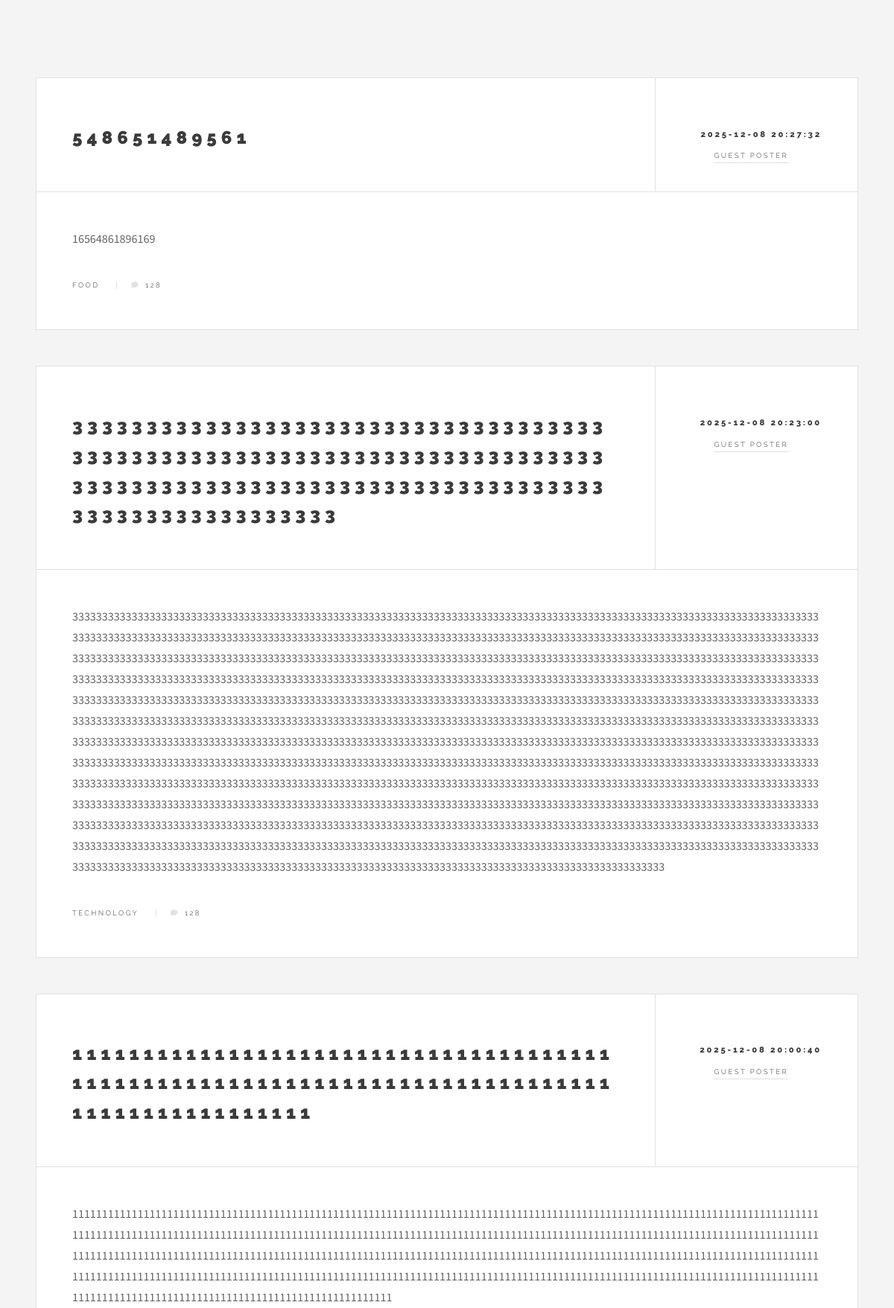
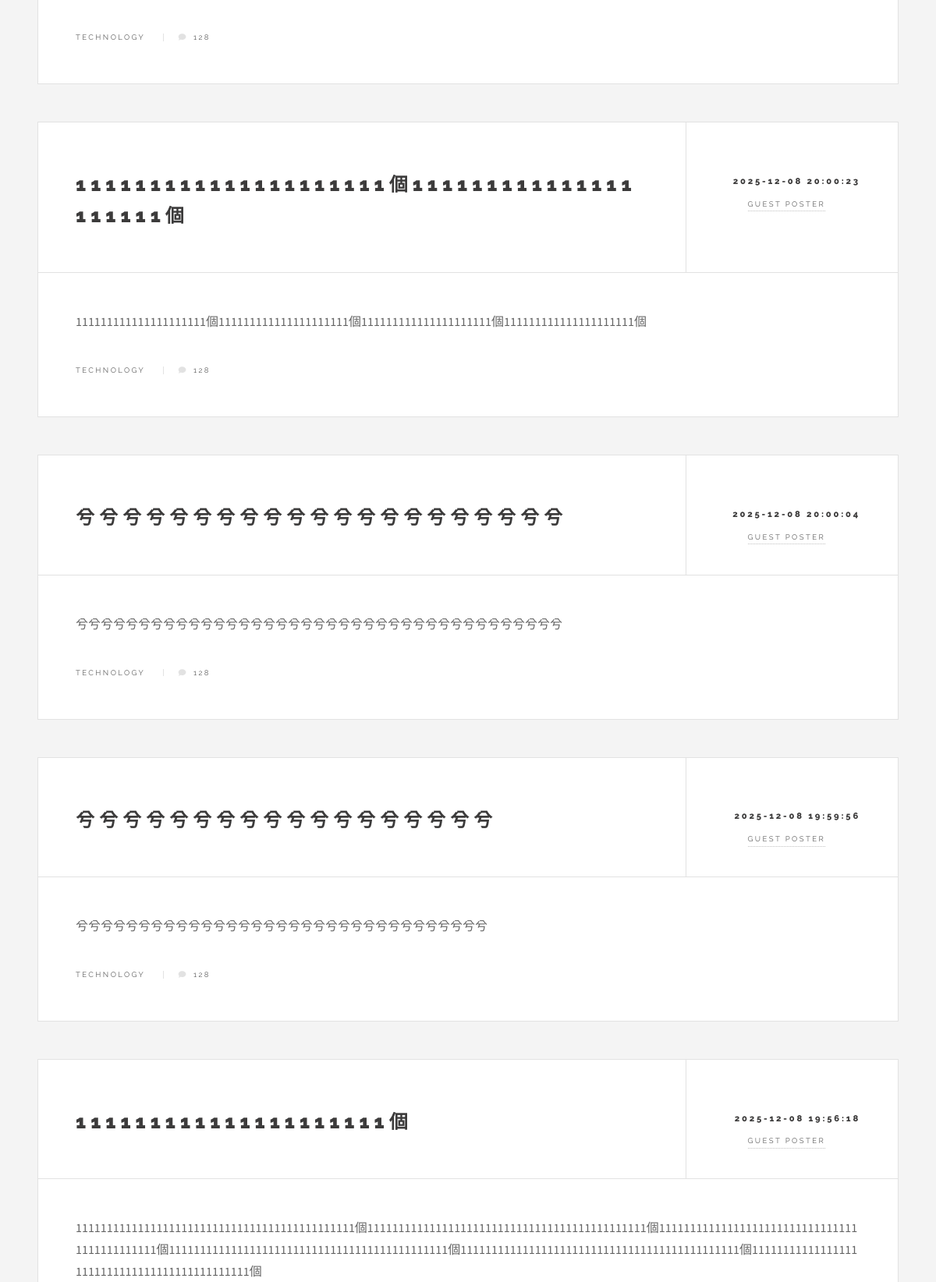
The page /author/Guest Poster (upper part) on the database its author committed (2 pictures, top to bottom).
### tables this page shows
CREATE TABLE data (title TEXT NOT NULL, content TEXT NOT NULL, author TEXT NOT NULL, time TEXT NOT NULL, category TEXT NOT NULL);

### main.py (the view)
@app.route('/author/<string:author_name>')
def author_posts(author_name):
    articles = get_articles_by_author(author_name)
    return render_template('single.html', author=author_name, articles=articles)

### main.py (called while the page is built)
def get_articles_by_author(author_name):
    conn = sqlite3.connect(DB_PATH)
    cursor = conn.cursor()
    query = 'SELECT title, content, author, time, category FROM data WHERE author = ? ORDER BY time DESC'
    cursor.execute(query, (author_name,))
    articles = cursor.fetchall()
    conn.close()
    return articles

### templates/single.html (shortened to what this page needs)
<!DOCTYPE HTML>
<html>
	<head>
		<link rel="stylesheet" href="{{ url_for('static', filename='assets/css/main.css') }}" />
	</head>
	<body class="single is-preload">
		<div id="wrapper">
        	{% if articles %}
   			{% for article in articles %}
        	<article class="post">
            	<header>
                	<div class="title">
                    	<h2 class="article-content">{{ article[0] }}</h2>
                	</div>
                	<div class="meta">
                    	<time class="published" datetime="{{ article[3] }}">{{ article[3] }}</time>
                    	<a href="{{ url_for('author_posts', author_name=article[2]) }}" class="author"><span class="name">{{ article[2] }}</span></a>
                	</div>
            	</header>
            		<p class="article-content">{{ article[1] | safe }}</p>
            	<footer>
                	<ul class="stats">
                    	<li>{{ article[4] }}</li>
                    	<li><a href="#" class="icon solid fa-comment">128</a></li>
                	</ul>
            	</footer>
        	</article>
    		{% endfor %}
			{% else %}
    		<p>此分類下目前沒有文章。</p>
			{% endif %}
    	</div>
	</body>
</html>

### rows shown on the page
data: title "548651489561", time "2025-12-08 20:27:32", author "GUEST POSTER", content "16564861896169", category "FOOD"
data: title "333333333333333333333333333333333333333333333333333333333333333333333333333333333333333333333333333333333333333333333333333333", time "2025-12-08 20:23:00", author "GUEST POSTER", content "3333333333333333333333333333333333333333333333333333333333333333333333333333333333333333333333333333333333333333333333333333333333333333333333333333333333333333333333333333333333333333333333333333333333333333333333333333333333333333333333333333333333333333333333333333333333333333333333333333333333333333333333333333333333333333333333333333333333333333333333333333333333333333333333333333333333333333333333333333333333333333333333333333333333333333333333333333333333333333333333333333333333333333333333333333333333333333333333333333333333333333333333333333333333333333333333333333333333333333333333333333333333333333333333333333333333333333333333333333333333333333333333333333333333333333333333333333…", category "TECHNOLOGY"
data: title "111111111111111111111111111111111111111111111111111111111111111111111111111111111111111111111", time "2025-12-08 20:00:40", author "GUEST POSTER", content "111111111111111111111111111111111111111111111111111111111111111111111111111111111111111111111111111111111111111111111111111111111111111111111111111111111111111111111111111111111111111111111111111111111111111111111111111111111111111111111111111111111111111111111111111111111111111111111111111111111111111111111111111111111111111111111111111111111111111111111111111111111111111111111111111111111111111111111111111111111111111111111111111111111111111111111111111111111111111111111111111111111111111111111111111111111111111111111111111111111111111111111111111111", category "TECHNOLOGY"
data: title "111111111111111111111個111111111111111111111個", time "2025-12-08 20:00:23", author "GUEST POSTER", content "111111111111111111111個111111111111111111111個111111111111111111111個111111111111111111111個", category "TECHNOLOGY"
data: title "兮兮兮兮兮兮兮兮兮兮兮兮兮兮兮兮兮兮兮兮兮", time "2025-12-08 20:00:04", author "GUEST POSTER", content "兮兮兮兮兮兮兮兮兮兮兮兮兮兮兮兮兮兮兮兮兮兮兮兮兮兮兮兮兮兮兮兮兮兮兮兮兮兮兮", category "TECHNOLOGY"
data: title "兮兮兮兮兮兮兮兮兮兮兮兮兮兮兮兮兮兮", time "2025-12-08 19:59:56", author "GUEST POSTER", content "兮兮兮兮兮兮兮兮兮兮兮兮兮兮兮兮兮兮兮兮兮兮兮兮兮兮兮兮兮兮兮兮兮", category "TECHNOLOGY"
data: title "111111111111111111111個", time "2025-12-08 19:56:18", author "GUEST POSTER", content "111111111111111111111111111111111111111111111個111111111111111111111111111111111111111111111個111111111111111111111111111111111111111111111個111111111111111111111111111111111111111111111個111111111111111111111111111111111111111111111個111111111111111111111111111111111111111111111個"
